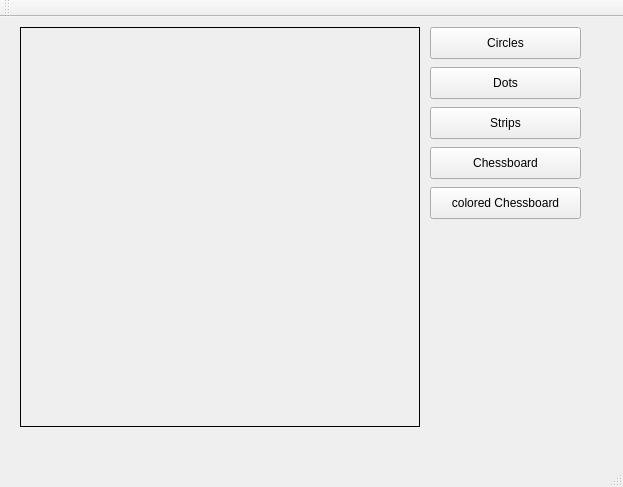
<?xml version="1.0" encoding="UTF-8"?>
<ui version="4.0">
 <class>MainWindow</class>
 <widget class="QMainWindow" name="MainWindow">
  <property name="geometry">
   <rect>
    <x>0</x>
    <y>0</y>
    <width>623</width>
    <height>487</height>
   </rect>
  </property>
  <property name="windowTitle">
   <string>MainWindow</string>
  </property>
  <widget class="QWidget" name="centralWidget">
   <widget class="QLabel" name="imageLabel">
    <property name="geometry">
     <rect>
      <x>20</x>
      <y>10</y>
      <width>400</width>
      <height>400</height>
     </rect>
    </property>
    <property name="frameShape">
     <enum>QFrame::Box</enum>
    </property>
    <property name="text">
     <string/>
    </property>
   </widget>
   <widget class="QPushButton" name="circleButton">
    <property name="geometry">
     <rect>
      <x>430</x>
      <y>10</y>
      <width>151</width>
      <height>32</height>
     </rect>
    </property>
    <property name="text">
     <string>Circles</string>
    </property>
   </widget>
   <widget class="QPushButton" name="dotsButton">
    <property name="geometry">
     <rect>
      <x>430</x>
      <y>50</y>
      <width>151</width>
      <height>32</height>
     </rect>
    </property>
    <property name="text">
     <string>Dots</string>
    </property>
   </widget>
   <widget class="QPushButton" name="stripsButton">
    <property name="geometry">
     <rect>
      <x>430</x>
      <y>90</y>
      <width>151</width>
      <height>32</height>
     </rect>
    </property>
    <property name="text">
     <string>Strips</string>
    </property>
   </widget>
   <widget class="QPushButton" name="chessButton">
    <property name="geometry">
     <rect>
      <x>430</x>
      <y>130</y>
      <width>151</width>
      <height>32</height>
     </rect>
    </property>
    <property name="text">
     <string>Chessboard</string>
    </property>
   </widget>
   <widget class="QPushButton" name="coloredchessButton">
    <property name="geometry">
     <rect>
      <x>430</x>
      <y>170</y>
      <width>151</width>
      <height>32</height>
     </rect>
    </property>
    <property name="text">
     <string>colored Chessboard</string>
    </property>
   </widget>
  </widget>
  <widget class="QMenuBar" name="menuBar">
   <property name="geometry">
    <rect>
     <x>0</x>
     <y>0</y>
     <width>623</width>
     <height>22</height>
    </rect>
   </property>
  </widget>
  <widget class="QToolBar" name="mainToolBar">
   <attribute name="toolBarArea">
    <enum>TopToolBarArea</enum>
   </attribute>
   <attribute name="toolBarBreak">
    <bool>false</bool>
   </attribute>
  </widget>
  <widget class="QStatusBar" name="statusBar"/>
 </widget>
 <layoutdefault spacing="6" margin="11"/>
 <resources/>
 <connections/>
</ui>
